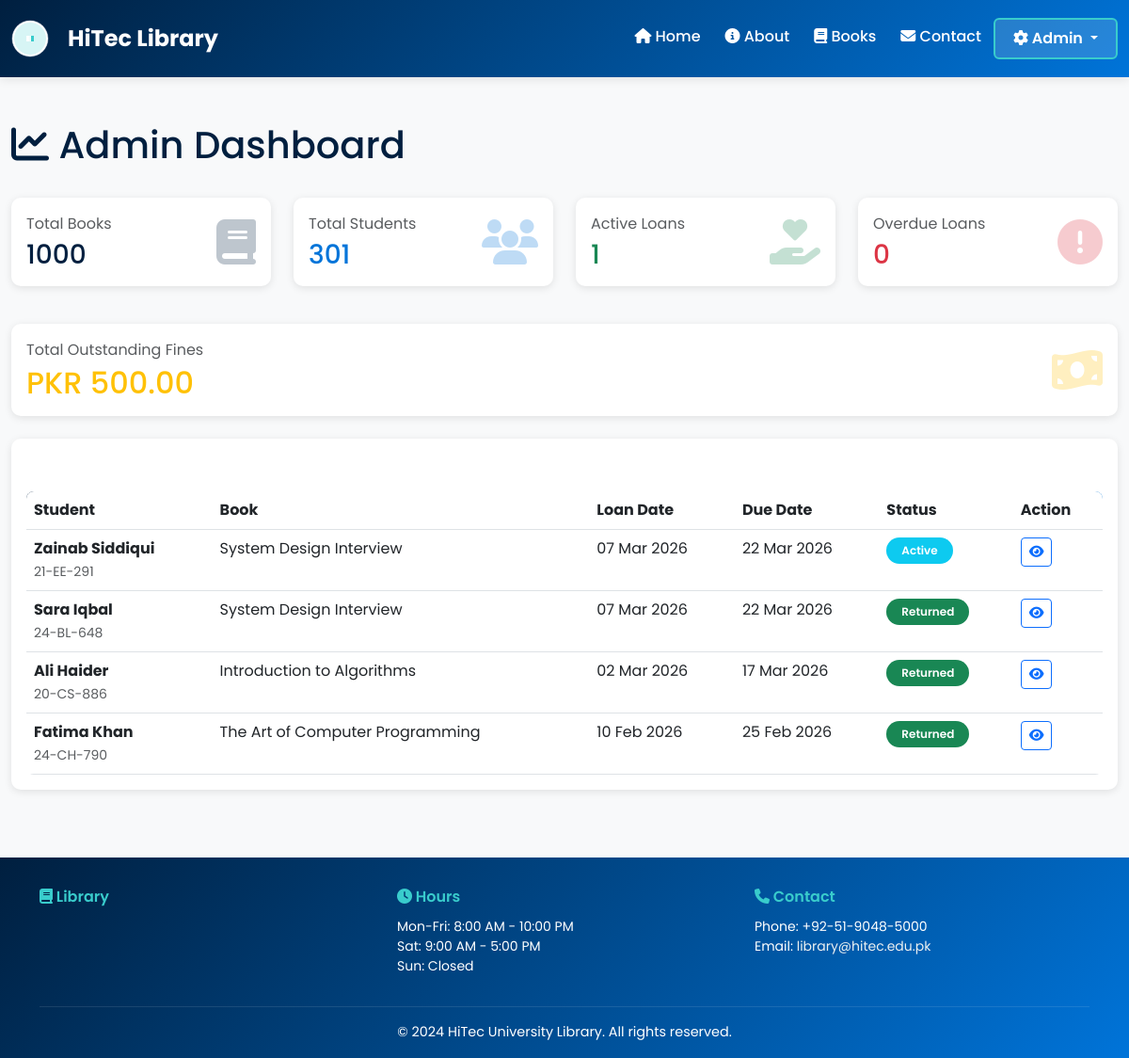
/admin/dashboard (signed in), run on an earlier commit of the app's database.
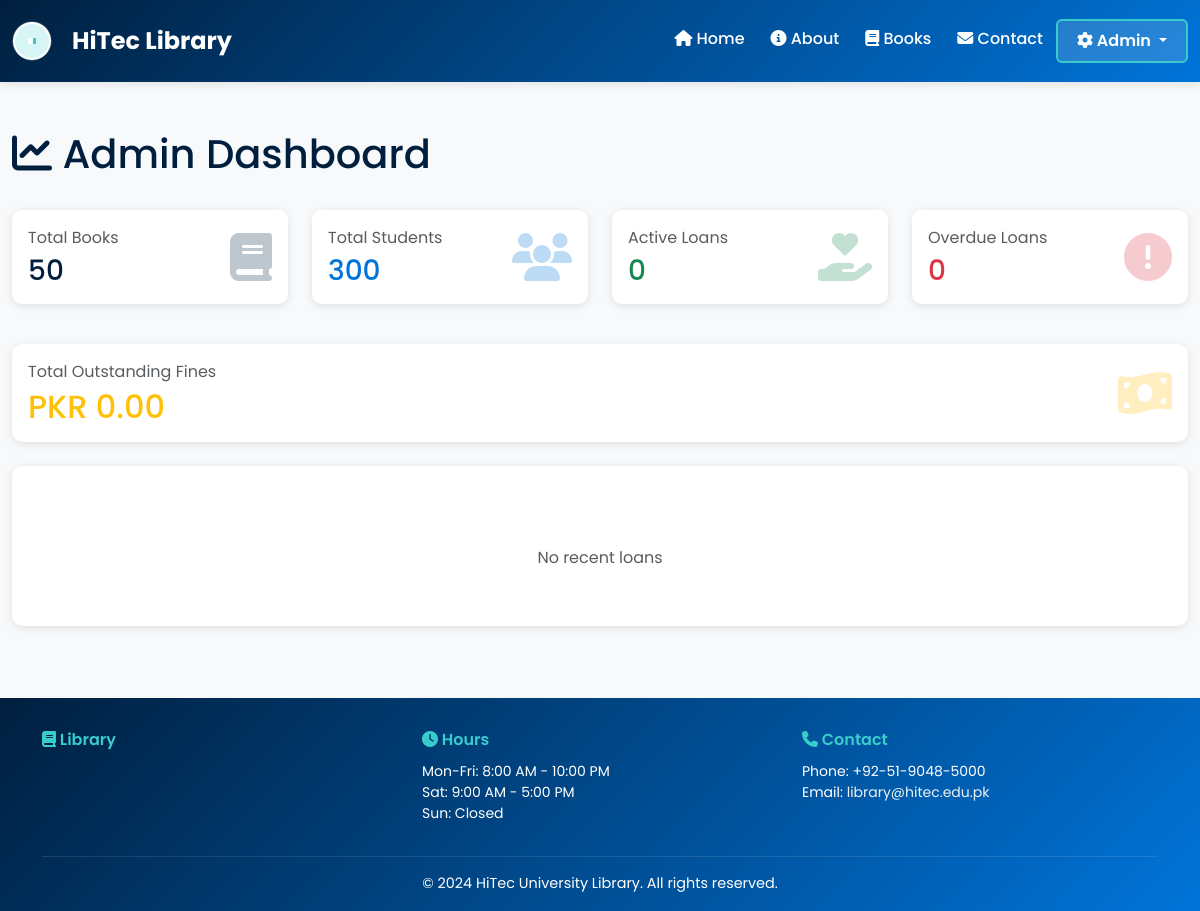
And on a later commit of the database.
### app.py (models this page shows, shortened)
class Loan(db.Model):
    id = db.Column(db.Integer, primary_key=True)
    student_id = db.Column(db.Integer, db.ForeignKey('student.id'), nullable=False)
    book_id = db.Column(db.Integer, db.ForeignKey('book.id'), nullable=False)
    loan_date = db.Column(db.DateTime, default=get_utc_now)
    due_date = db.Column(db.DateTime, nullable=False)
    return_date = db.Column(db.DateTime)
    is_returned = db.Column(db.Boolean, default=False)
    fine_amount = db.Column(db.Float, default=0.0)
    def is_overdue(self):
        if not self.is_returned:
            return get_utc_now() > self.due_date
        return False

class Student(db.Model):
    id = db.Column(db.Integer, primary_key=True)
    name = db.Column(db.String(150), nullable=False)
    email = db.Column(db.String(100), unique=True, nullable=False)
    roll_number = db.Column(db.String(20), unique=True, nullable=False)
    phone = db.Column(db.String(15))
    department = db.Column(db.String(100))
    semester = db.Column(db.Integer)
    library_card_number = db.Column(db.String(50), unique=True, nullable=False)
    card_status = db.Column(db.String(20), default='active')  # active, suspended, expired
    total_fines = db.Column(db.Float, default=0.0)
    registered_at = db.Column(db.DateTime, default=get_utc_now)
    loans = db.relationship('Loan', backref='student', lazy=True)
    reviews = db.relationship('Review', backref='student', lazy=True)

class Book(db.Model):
    id = db.Column(db.Integer, primary_key=True)
    title = db.Column(db.String(200), nullable=False)
    author = db.Column(db.String(150), nullable=False)
    isbn = db.Column(db.String(20), unique=True)
    genre = db.Column(db.String(50))
    year_published = db.Column(db.Integer)
    publisher = db.Column(db.String(150))
    total_copies = db.Column(db.Integer, default=1)
    available_copies = db.Column(db.Integer, default=1)
    cover_image = db.Column(db.String(500))
    description = db.Column(db.Text)
    average_rating = db.Column(db.Float, default=0.0)
    created_at = db.Column(db.DateTime, default=get_utc_now)
    loans = db.relationship('Loan', backref='book', lazy=True)
    reviews = db.relationship('Review', backref='book', lazy=True)

### app.py (the view)
@app.route('/admin/dashboard')
@login_required
def admin_dashboard():
    total_books = Book.query.count()
    total_students = Student.query.count()
    active_loans = Loan.query.filter_by(is_returned=False).count()
    overdue_loans = Loan.query.filter(
        Loan.is_returned == False,
        Loan.due_date < get_utc_now()
    ).count()
    total_fines = db.session.query(db.func.sum(Student.total_fines)).scalar() or 0
    recent_loans = Loan.query.order_by(Loan.loan_date.desc()).limit(5).all()
    return render_template('admin/dashboard.html',
                         total_books=total_books,
                         total_students=total_students,
                         active_loans=active_loans,
                         overdue_loans=overdue_loans,
                         total_fines=total_fines,
                         recent_loans=recent_loans)

### app.py (called while the page is built)
def get_utc_now():
    return datetime.utcnow()

def login_required(f):
    @wraps(f)
    def decorated_function(*args, **kwargs):
        if 'admin_id' not in session:
            flash('Please login to access this page', 'warning')
            return redirect(url_for('admin_login'))
        return f(*args, **kwargs)
    return decorated_function

### templates/admin/dashboard.html (shortened to what this page needs)
{% extends "base.html" %}
{% block content %}
<div class="container-fluid py-4">
    <div class="row mb-4">
        <div class="col-md-12">
            <h1 class="text-primary mb-2">
                <i class="fas fa-chart-line"></i> Admin Dashboard
            </h1>
        </div>
    </div>
    <div class="row mb-4">
        <div class="col-md-3 mb-3">
            <div class="card border-0 shadow-sm">
                <div class="card-body">
                    <div class="d-flex justify-content-between align-items-center">
                        <div>
                            <p class="text-muted mb-1">Total Books</p>
                            <h3 class="text-primary mb-0">{{ total_books }}</h3>
                        </div>
                        <i class="fas fa-book fa-3x text-primary opacity-25"></i>
                    </div>
                </div>
            </div>
        </div>
        <div class="col-md-3 mb-3">
            <div class="card border-0 shadow-sm">
                <div class="card-body">
                    <div class="d-flex justify-content-between align-items-center">
                        <div>
                            <p class="text-muted mb-1">Total Students</p>
                            <h3 class="text-secondary mb-0">{{ total_students }}</h3>
                        </div>
                        <i class="fas fa-users fa-3x text-secondary opacity-25"></i>
                    </div>
                </div>
            </div>
        </div>
        <div class="col-md-3 mb-3">
            <div class="card border-0 shadow-sm">
                <div class="card-body">
                    <div class="d-flex justify-content-between align-items-center">
                        <div>
                            <p class="text-muted mb-1">Active Loans</p>
                            <h3 class="text-success mb-0">{{ active_loans }}</h3>
                        </div>
                        <i class="fas fa-hand-holding-heart fa-3x text-success opacity-25"></i>
                    </div>
                </div>
            </div>
        </div>
        <div class="col-md-3 mb-3">
            <div class="card border-0 shadow-sm">
                <div class="card-body">
                    <div class="d-flex justify-content-between align-items-center">
                        <div>
                            <p class="text-muted mb-1">Overdue Loans</p>
                            <h3 class="text-danger mb-0">{{ overdue_loans }}</h3>
                        </div>
                        <i class="fas fa-exclamation-circle fa-3x text-danger opacity-25"></i>
                    </div>
                </div>
            </div>
        </div>
    </div>
    <div class="row mb-4">
        <div class="col-md-12">
            <div class="card border-0 shadow-sm">
                <div class="card-body">
                    <div class="d-flex justify-content-between align-items-center">
                        <div>
                            <p class="text-muted mb-1">Total Outstanding Fines</p>
                            <h2 class="text-warning mb-0">PKR {{ "%.2f"|format(total_fines) }}</h2>
                        </div>
                        <i class="fas fa-money-bill-wave fa-3x text-warning opacity-25"></i>
                    </div>
                </div>
            </div>
        </div>
    </div>
    <div class="row">
        <div class="col-md-12">
            <div class="card border-0 shadow-sm">
                <div class="card-header bg-gradient text-white">
                    <h5 class="mb-0">
                        <i class="fas fa-history"></i> Recent Loans
                    </h5>
                </div>
                <div class="card-body">
                    {% if recent_loans %}
                    <div class="table-responsive">
                        <table class="table table-hover mb-0">
                            <thead>
                                <tr>
                                    <th>Student</th>
                                    <th>Book</th>
                                    <th>Loan Date</th>
                                    <th>Due Date</th>
                                    <th>Status</th>
                                    <th>Action</th>
                                </tr>
                            </thead>
                            <tbody>
                                {% for loan in recent_loans %}
                                <tr>
                                    <td>
                                        <strong>{{ loan.student.name }}</strong><br>
                                        <small class="text-muted">{{ loan.student.roll_number }}</small>
                                    </td>
                                    <td>{{ loan.book.title }}</td>
                                    <td>{{ loan.loan_date.strftime('%d %b %Y') }}</td>
                                    <td>{{ loan.due_date.strftime('%d %b %Y') }}</td>
                                    <td>
                                        {% if loan.is_returned %}
                                            <span class="badge bg-success">Returned</span>
                                        {% elif loan.is_overdue() %}
                                            <span class="badge bg-danger">Overdue</span>
                                        {% else %}
                                            <span class="badge bg-info">Active</span>
                                        {% endif %}
                                    </td>
                                    <td>
                                        <a href="/admin/loans" class="btn btn-sm btn-outline-primary">
                                            <i class="fas fa-eye"></i>
                                        </a>
                                    </td>
                                </tr>
                                {% endfor %}
                            </tbody>
                        </table>
                    </div>
                    {% else %}
                    <p class="text-muted text-center py-4">No recent loans</p>
                    {% endif %}
                </div>
            </div>
        </div>
    </div>
{% endblock %}

### templates/base.html (shortened to what this page needs)
<!DOCTYPE html>
<html lang="en">
<head>
    <link href="https://cdn.jsdelivr.net/npm/bootstrap@5.3.0/dist/css/bootstrap.min.css" rel="stylesheet">
    <link rel="stylesheet" href="https://cdnjs.cloudflare.com/ajax/libs/font-awesome/6.4.0/css/all.min.css">
</head>
<body>
    <nav class="navbar navbar-expand-lg navbar-dark sticky-top">
        <div class="container-fluid">
            <a class="navbar-brand" href="/">
                <span>HiTec Library</span>
            </a>
            <div class="collapse navbar-collapse" id="navbarNav">
                <ul class="navbar-nav ms-auto">
                    <li class="nav-item">
                        <a class="nav-link {% if request.endpoint == 'index' %}active{% endif %}" href="/">
                            <i class="fas fa-home"></i> Home
                        </a>
                    </li>
                    <li class="nav-item">
                        <a class="nav-link {% if request.endpoint == 'about' %}active{% endif %}" href="/about">
                            <i class="fas fa-info-circle"></i> About
                        </a>
                    </li>
                    <li class="nav-item">
                        <a class="nav-link {% if request.endpoint == 'public_books' %}active{% endif %}" href="/books">
                            <i class="fas fa-book"></i> Books
                        </a>
                    </li>
                    <li class="nav-item">
                        <a class="nav-link {% if request.endpoint == 'contact' %}active{% endif %}" href="/contact">
                            <i class="fas fa-envelope"></i> Contact
                        </a>
                    </li>
                    <li class="nav-item dropdown">
                        <button class="admin-btn dropdown-toggle" type="button" data-bs-toggle="dropdown" aria-expanded="false">
                            <i class="fas fa-cog"></i> Admin
                        </button>
                    </li>
                </ul>
            </div>
        </div>
    </nav>
    <main>
        {% block content %}{% endblock %}
    </main>
    <footer class="mt-5">
        <div class="container">
            <div class="row">
                <div class="col-md-4 mb-3">
                    <h5><i class="fas fa-book"></i> Library</h5>
                </div>
                <div class="col-md-4 mb-3">
                    <h5><i class="fas fa-clock"></i> Hours</h5>
                    <p class="small mb-0">Mon-Fri: 8:00 AM - 10:00 PM<br>Sat: 9:00 AM - 5:00 PM<br>Sun: Closed</p>
                </div>
                <div class="col-md-4 mb-3">
                    <h5><i class="fas fa-phone"></i> Contact</h5>
                    <p class="small mb-0">Phone: +92-51-9048-5000<br>Email: <a href="mailto:library@hitec.edu.pk">library@hitec.edu.pk</a></p>
                </div>
            </div>
            <div class="footer-bottom">
                <p>&copy; 2024 HiTec University Library. All rights reserved.</p>
            </div>
        </div>
    </footer>
</body>
</html>

### templates/base.html (style rules this page uses)
:root { --primary-color: #001f3f; --secondary-color: #0074D9; --accent-color: #39CCCC; --danger-color: #FF4136; --success-color: #2ECC40; --warning-color: #FF851B; --light-bg: #f8f9fa; --dark-text: #2c3e50; }
* { font-family: 'Poppins', sans-serif; }
body { background-color: var(--light-bg); color: var(--dark-text); }
.navbar { background: linear-gradient(135deg, var(--primary-color) 0%, var(--secondary-color) 100%); box-shadow: 0 2px 10px rgba(0, 0, 0, 0.1); padding: 1rem 0; }
.navbar-brand { font-weight: 700; font-size: 1.5rem; display: flex; align-items: center; gap: 10px; }
.nav-link { color: white !important; font-weight: 500; transition: all 0.3s ease; margin: 0 5px; }
.admin-btn { background: rgba(255, 255, 255, 0.15); border: 2px solid var(--accent-color); color: white; font-weight: 600; padding: 0.5rem 1.2rem; border-radius: 6px; transition: all 0.3s ease; }
footer { background: linear-gradient(135deg, var(--primary-color) 0%, var(--secondary-color) 100%); color: white; padding: 2rem 0 0.5rem; margin-top: 3rem; }
footer h5 { font-weight: 600; margin-bottom: 0.75rem; color: var(--accent-color); font-size: 1rem; }
footer a { color: #ecf0f1; text-decoration: none; transition: color 0.3s ease; }
footer p { font-size: 0.9rem; margin-bottom: 0.5rem; }
.footer-bottom { border-top: 1px solid rgba(255, 255, 255, 0.1); padding-top: 1rem; margin-top: 1rem; text-align: center; font-size: 0.85rem; }
.card { border: none; border-radius: 10px; box-shadow: 0 2px 8px rgba(0, 0, 0, 0.1); transition: all 0.3s ease; }
.card-header { background: linear-gradient(135deg, var(--primary-color) 0%, var(--secondary-color) 100%); color: white; border: none; border-radius: 10px 10px 0 0; }
.text-primary { color: var(--primary-color) !important; }
.text-secondary { color: var(--secondary-color) !important; }
.bg-gradient { background: linear-gradient(135deg, var(--primary-color) 0%, var(--secondary-color) 100%); }
.shadow-sm { box-shadow: 0 2px 8px rgba(0, 0, 0, 0.1) !important; }

What changed in the data, as far as the page shows it:
removed Loan: student.name "Zainab Siddiqui", student.roll_number "21-EE-291", book "System Design Interview", loan_date "07 Mar 2026", due_date "22 Mar 2026", is_returned "Active"
removed Loan: student.name "Sara Iqbal", student.roll_number "24-BL-648", book "System Design Interview", loan_date "07 Mar 2026", due_date "22 Mar 2026", is_returned "Returned"
removed Loan: student.name "Ali Haider", student.roll_number "20-CS-886", book "Introduction to Algorithms", loan_date "02 Mar 2026", due_date "17 Mar 2026", is_returned "Returned"
removed Loan: student.name "Fatima Khan", student.roll_number "24-CH-790", book "The Art of Computer Programming", loan_date "10 Feb 2026", due_date "25 Feb 2026", is_returned "Returned"
Also different on the page:
{{ total_books }}: "1000" → "50"
{{ total_students }}: "301" → "300"
{{ active_loans }}: "1" → "0"
{{ "%.2f"|format(total_fines) }}: "500.00" → "0.00"
text no longer shown: "Student Book Loan Date Due Date Status Action"
text now shown: "No recent loans"
